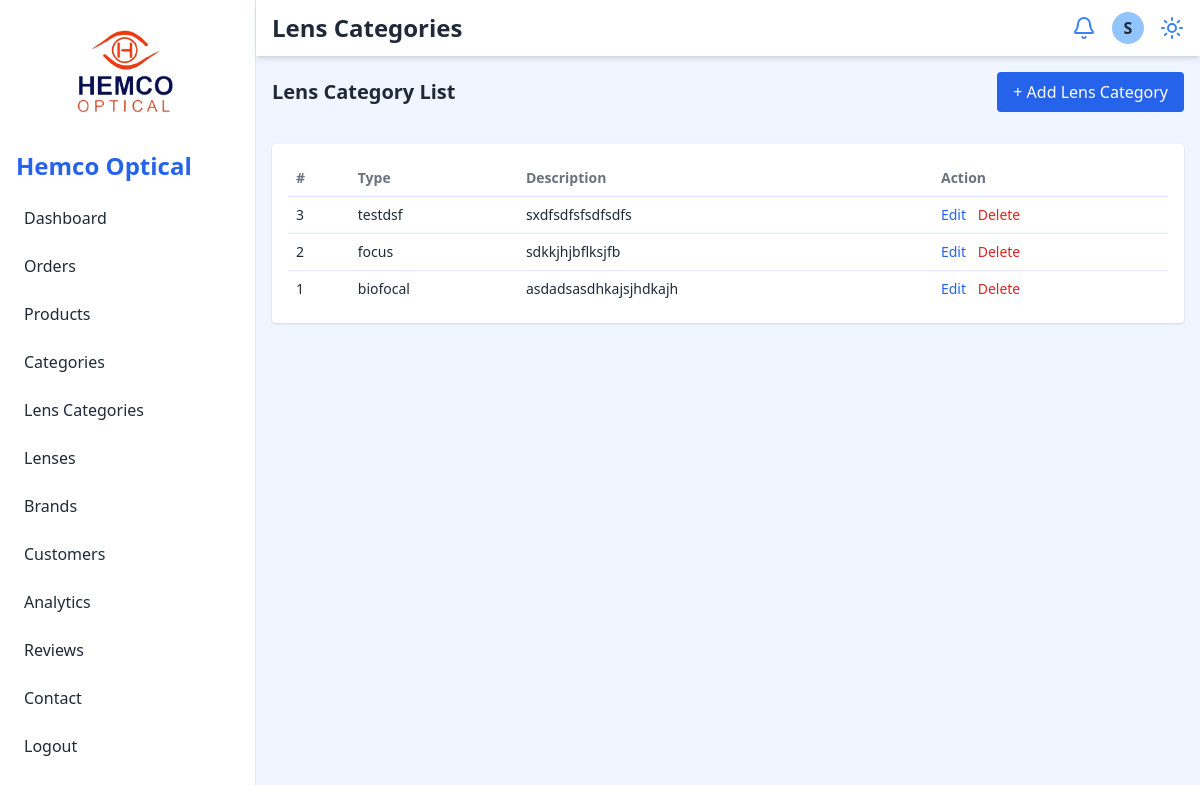
The page /admin/lenscat.php (signed in) on the database its author committed.
### tables this page shows
CREATE TABLE `lens_category` (
  `category_id` int(11) NOT NULL,
  `type` varchar(255) NOT NULL,
  `description` text DEFAULT NULL
);

### admin/lenscat.php (the view, shortened to what this page needs)
<?php
include 'config/db.php';
$lensCats = [];
$sql = "SELECT * FROM lens_category ORDER BY category_id DESC";
$result = mysqli_query($conn, $sql);
if ($result && mysqli_num_rows($result) > 0) {
  while ($row = mysqli_fetch_assoc($result)) {
    $lensCats[] = $row;
  }
}
?>
<!DOCTYPE html>
<html lang="en">
<head>
  <?php include 'include/header.php'; ?>
</head>
<body class="bg-blue-50 text-gray-800 dark:bg-gray-900 dark:text-gray-100">
  <div class="flex h-screen overflow-hidden">
    <?php include 'include/navbar.php'; ?>
    <div class="flex-1 flex flex-col">
      <header class="flex justify-between items-center bg-white dark:bg-gray-800 px-4 py-3 shadow-md">
        <h2 class="text-2xl font-semibold">Lens Categories</h2>
        <div class="flex items-center space-x-4">
          <button class="text-blue-500 dark:text-blue-300"><i data-lucide="bell"></i></button>
          <div class="w-8 h-8 bg-blue-300 dark:bg-gray-600 rounded-full flex items-center justify-center font-bold">S</div>
          <button id="theme-toggle" class="text-blue-500 dark:text-blue-300" title="Toggle Theme">
            <i data-lucide="sun"></i>
          </button>
        </div>
      </header>
      <main class="p-4 overflow-auto grid grid-cols-1 gap-4">
        <div class="flex justify-between items-center mb-4">
          <h2 class="text-xl font-semibold">Lens Category List</h2>
          <button id="openAddLensCatModal" class="bg-blue-600 text-white px-4 py-2 rounded hover:bg-blue-700">+ Add Lens Category</button>
        </div>
        <div class="bg-white dark:bg-gray-800 p-4 rounded shadow">
          <div class="overflow-x-auto">
            <table class="w-full text-left text-sm">
              <thead>
                <tr class="text-gray-500 dark:text-gray-300">
                  <th class="p-2">#</th>
                  <th class="p-2">Type</th>
                  <th class="p-2">Description</th>
                  <th class="p-2">Action</th>
                </tr>
              </thead>
              <tbody id="lensCatTableBody">
                <?php if (!empty($lensCats)): ?>
                  <?php foreach ($lensCats as $i => $cat): ?>
                    <tr class="border-t border-blue-100 dark:border-gray-700">
                      <td class="p-2"><?php echo $cat['category_id']; ?></td>
                      <td class="p-2"><?php echo htmlspecialchars($cat['type']); ?></td>
                      <td class="p-2"><?php echo htmlspecialchars($cat['description']); ?></td>
                      <td class="p-2 space-x-2">
                        <button onclick="openEditLensCatModal('<?php echo $cat['category_id']; ?>','<?php echo htmlspecialchars(addslashes($cat['type'])); ?>','<?php echo htmlspecialchars(addslashes($cat['description'])); ?>')" class="text-blue-600 hover:underline">Edit</button>
                        <form method="post" action="" style="display:inline;" onsubmit="return confirm('Delete this lens category?');">
                          <button type="submit" name="delete_lenscat" class="text-red-600 hover:underline bg-transparent border-0 p-0 m-0 cursor-pointer">Delete</button>
                        </form>
                      </td>
                    </tr>
                  <?php endforeach; ?>
                <?php else: ?>
                  <tr><td colspan="4" class="p-2 text-center text-gray-400">No lens categories found.</td></tr>
                <?php endif; ?>
              </tbody>
            </table>
          </div>
        </div>
      </main>
    </div>
  </div>
</body>
</html>

### rows shown on the page
lens_category: category_id "3", type "testdsf", description "sxdfsdfsfsdfsdfs"
lens_category: category_id "2", type "focus", description "sdkkjhjbflksjfb"
lens_category: category_id "1", type "biofocal", description "asdadsasdhkajsjhdkajh"
